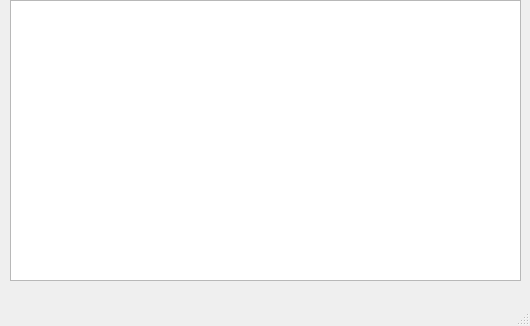
<?xml version="1.0" encoding="UTF-8"?>
<ui version="4.0">
 <class>MainWindow</class>
 <widget class="QMainWindow" name="MainWindow">
  <property name="geometry">
   <rect>
    <x>0</x>
    <y>0</y>
    <width>530</width>
    <height>326</height>
   </rect>
  </property>
  <property name="windowTitle">
   <string>MainWindow</string>
  </property>
  <widget class="QWidget" name="centralwidget">
   <widget class="QTableWidget" name="coffeWidget">
    <property name="geometry">
     <rect>
      <x>10</x>
      <y>0</y>
      <width>511</width>
      <height>281</height>
     </rect>
    </property>
   </widget>
  </widget>
  <widget class="QMenuBar" name="menubar">
   <property name="geometry">
    <rect>
     <x>0</x>
     <y>0</y>
     <width>530</width>
     <height>22</height>
    </rect>
   </property>
  </widget>
  <widget class="QStatusBar" name="statusbar"/>
 </widget>
 <resources/>
 <connections/>
</ui>
